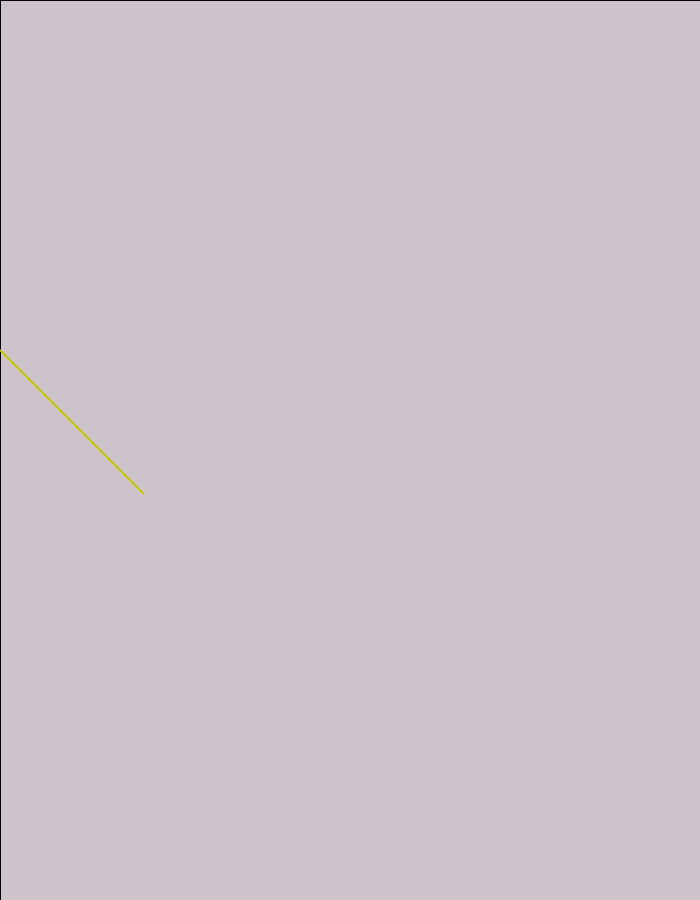
Frame 1 (no input)
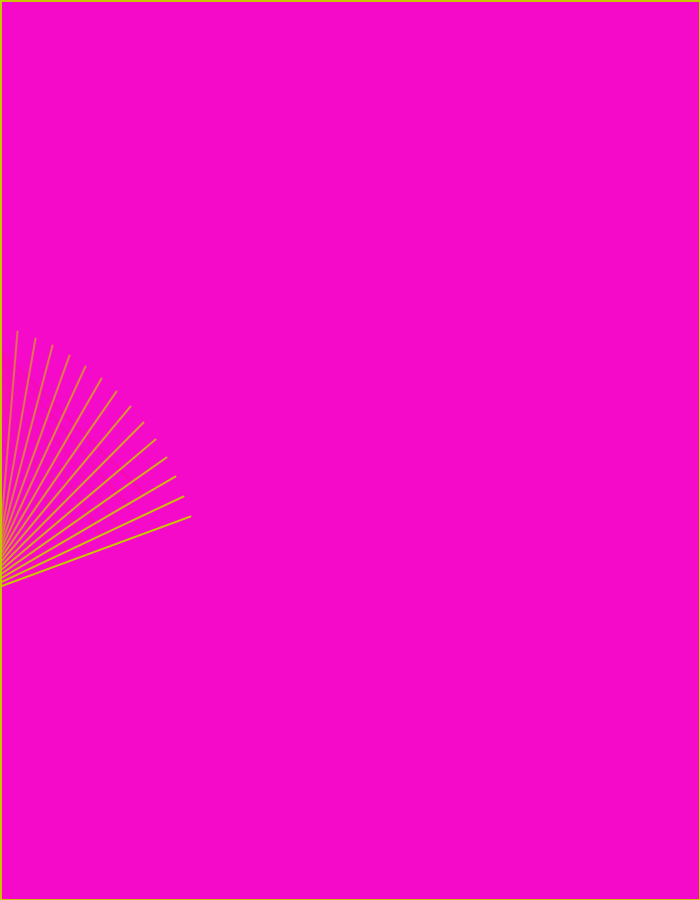
Frame 60 (the mouse pressed at the canvas centre just before this capture)
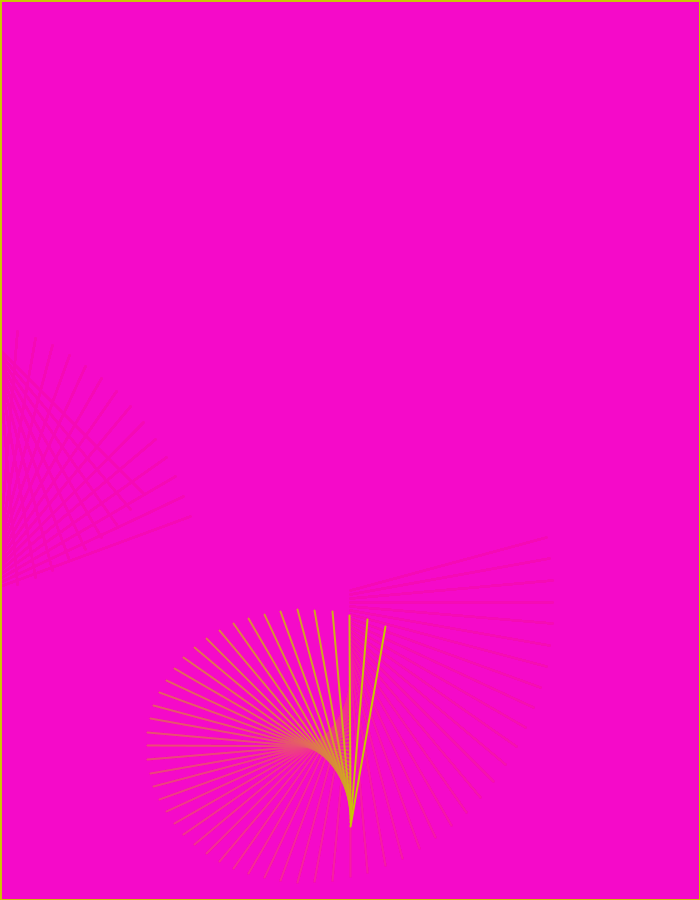
Frame 120 (the mouse held since frame 60 and released just before this capture)

The Processing sketch that drew these frames (run headless with seeded random() and noise(); from frame 60 on, the mouse is pressed at the canvas centre):

// Processing sketch: class_3_line_moving_down_the_screen_rotating
// ── class_3_line_moving_down_the_screen_rotating.pde
// === GLOBAL VARIABLES ===

int pos = 350;    // vertical position of the line
float ang = 45;   // rotation angle of the line

// Color for the line
float red_val   = random(0, 255);
float green_val = random(0, 255);
float blue_val  = random(0, 255);


// === SETUP — runs once at the start ===

void setup() {
  size(700, 900);
  frameRate(60);
}


// === DRAW — loops continuously ===

void draw() {

  // --- Fade effect ---
  fill(255, 0, 200, 12);   // last number is the transparency (how quickly it fades) 
  rect(0, 0, 700, 900);    //adds a new pink rect in each frame 

  // --- Rotating line (moves down, spins) ---
  fill(red_val, green_val, blue_val);
  stroke(200, 200, 0);
  strokeWeight(2);
  translate(mouseX, pos);
  rotate(radians(ang));
  line(0, 0, 203, 0);

  // --- Update movement each frame ---
  pos = pos + 4;
  ang = ang + 5;

  // --- Reset when line reaches the bottom ---
  if (pos >= height) {
    pos = 0;
    red_val   = random(0, 255);
    green_val = random(0, 255);
    blue_val  = random(0, 255);
  }
}


// === KEY PRESSED — resets vertical position ===

void keyPressed() {
  pos = 100;
}
